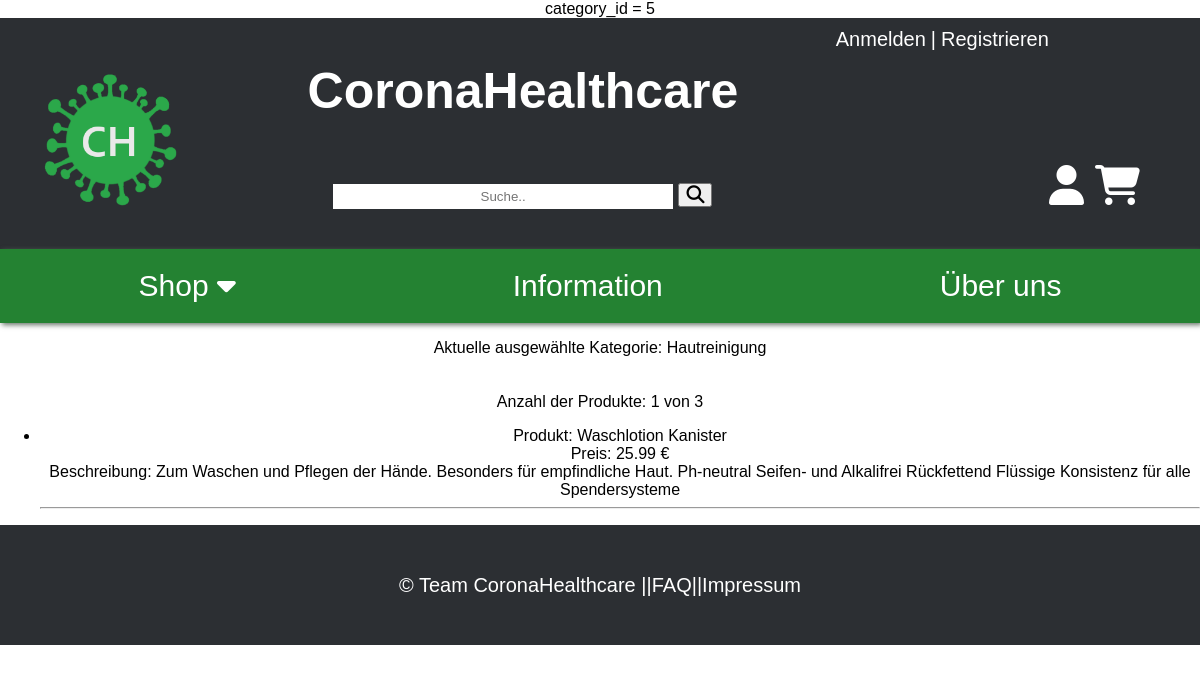
Page /index.php?c=shop&a=shop&categoryId=5 on the committed database.
### tables this page shows
CREATE TABLE IF NOT EXISTS `product` (
  `id` INT NOT NULL AUTO_INCREMENT,
  `name` VARCHAR(45) NULL,
  `price` DECIMAL(10,2) NULL,
  `description` VARCHAR(255) NULL DEFAULT 'Zu diesem Produkt gibt es noch keine Beschreibung.',
  `category_id` INT NOT NULL,
  PRIMARY KEY (`id`),
  INDEX `fk_product_category_idx` (`category_id` ASC),
  CONSTRAINT `fk_product_category1`
    FOREIGN KEY (`category_id`)
    REFERENCES `category` (`id`)
    ON DELETE NO ACTION
    ON UPDATE NO ACTION);

### core/controller.class.php (called while the page is built, shortened)
<?php
class Controller
{
	private $_action = null;
	private $_controllerName = null;
	protected $_params = [];
	public function __construct($action = null, $controllerName = null)
	{
		$this->_action         = $action;
		$this->_controllerName = $controllerName;
	}
	public function renderHTML()
	{
		$viewPath = $this->viewPath($this->_controllerName, $this->_action);
		extract($this->_params);
		if(file_exists($viewPath))
		{
				include $viewPath;
		}
		include __DIR__.'/../views/layout.php';
	}
	protected function viewPath($controllerName, $action)
	{
		return __DIR__.'/../views/'.$controllerName.'/'.$action.'.php';
	}
}

### controller/shop_controller.php (called while the page is built, shortened)
<?php
class ShopController extends \app\core\Controller
{
    public function actionShop($categoryId = null, $priceMax = null, $priceMin = null)
    {
        if(isset($_GET['categoryId']))
        {
            $categoryId = $_GET['categoryId'];
        }
        $products = \app\models\Product::find();
        $amountOfAllProducts = count($products);
        $filterString = '';
        if(isset($categoryId))
        {
            $currentCategory = \app\models\Category::findOne('id = ' . $categoryId);
            $filterString = 'category_id = ' .$categoryId;
            $products = \app\models\Product::find($filterString);
        }
        $amountOfFilteredProducts = count($products);
        print_r($filterString);
    }
}

### core/_baseModel.class.php (called while the page is built, shortened)
<?php
abstract class BaseModel
{
    public static function tablename()
    {
        $class = get_called_class();
        if(defined($class.'::TABLENAME'))
        {
            return $class::TABLENAME;
        }
        return null;
    }
    public static function find($where = '')
    {
        $db = $GLOBALS['db'];
        $result = null;
        try
        {
            $sql = 'SELECT * FROM ' . self::tablename();
            if(!empty($where))
            {
                $sql .= ' WHERE ' . $where . ';';
            }
            $result = $db->query($sql)->fetchAll();
        }
        catch (PDOException $e)
        {
            die('Select statement failed: ' . $e->getMessage());
        }
        return $result;
    }
    public static function findOne($whereStr = '')
    {
        $results = self::find($whereStr);
        if(count($results) > 0)
        {
            return $results[0];
        }
        return null;
    }
}

### views/shop/shop.php (the view)
<html>
<p>
<?php if (isset($currentCategory)):  ?>
    Aktuelle ausgewählte Kategorie: <?= $currentCategory ?><br><br><br>
<?php endif; ?>
Anzahl der Produkte: <?= $amountOfFilteredProducts ?> von <?= $amountOfAllProducts ?>
    <div>
        <ul>
            <?php foreach($products as $key=> $value): ?>
                <li>
                    Produkt: <?= $products[$key]['name']; ?> <br>
                    Preis: <?= $products[$key]['price']; ?> € <br>
                    Beschreibung: <?= $products[$key]['description']; ?> <br>
                </li>
                <hr>
            <?php endforeach; ?>
        </ul>
    </div>
</p>
</html>

### assets/styles/style.css (style rules this page uses)
* { box-sizing: border-box; text-decoration: none; text-align: center; font-family: Arial, sans-serif; }
body { margin: 0; }

### rows in the picture
product: name "Waschlotion Kanister", price "25.99", description "Zum Waschen und Pflegen der Hände. Besonders für empfindliche Haut. Ph-neutral Seifen- und Alkalifrei Rückfettend Flüssige Konsistenz für alle Spendersysteme"

### other values in the picture
$currentCategory "Hautreinigung"
$amountOfFilteredProducts "1"
$amountOfAllProducts "3"
